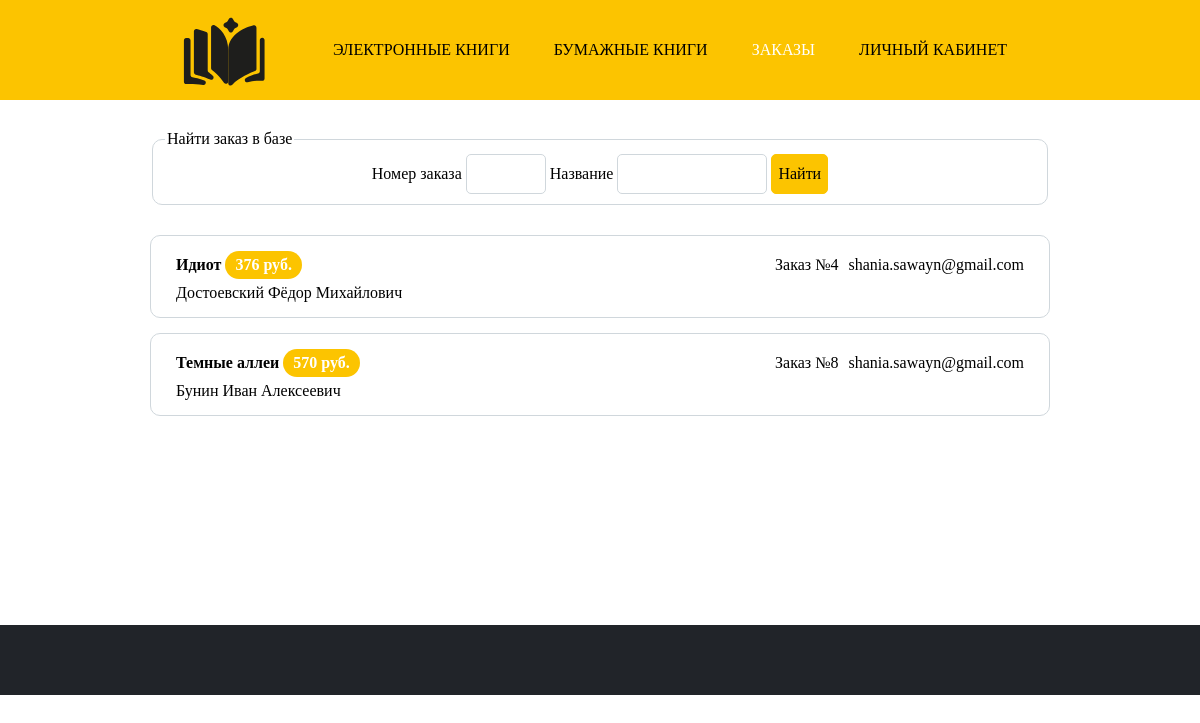
/orders.php (signed in), run on the app's committed database.
### tables this page shows
CREATE TABLE `orders` (
  `id_order` int(10) NOT NULL,
  `id_reader` int(10) NOT NULL,
  `adress` varchar(100) NOT NULL
);

CREATE TABLE `compositions` (
  `id_composition` int(10) NOT NULL,
  `name` varchar(50) NOT NULL,
  `volume_count` int(10) NOT NULL DEFAULT '1',
  `id_genre` int(10) NOT NULL,
  `id_author` int(10) NOT NULL
);

CREATE TABLE `copies` (
  `id_copy` int(10) NOT NULL,
  `id_composition` int(10) NOT NULL,
  `copy_count` int(10) NOT NULL,
  `publisher` int(10) NOT NULL,
  `publish_year` year(4) NOT NULL,
  `id_storage` int(10) NOT NULL,
  `price` int(10) NOT NULL
);

CREATE TABLE `authors` (
  `id_author` int(10) NOT NULL,
  `full_name` varchar(35) NOT NULL,
  `country` varchar(25) NOT NULL,
  `life_years` varchar(9) NOT NULL
);

CREATE TABLE `readers` (
  `id_reader` int(10) NOT NULL,
  `full_name` varchar(50) NOT NULL,
  `email` varchar(25) NOT NULL,
  `password` varchar(25) NOT NULL,
  `grants` varchar(5) NOT NULL DEFAULT 'user'
);

### orders.php (the view, shortened to what this page needs)
<!DOCTYPE html>
<html lang="ru">
<head>
    <link rel="stylesheet" href="css/styles.css" type="text/css">
</head>
<body>
    <header>
        <div class="logo">
            <img src="images/logo.svg" alt="">
        </div>
        <div class="menu">
            <ul>
                <li><a href="e_books.php">электронные книги</a></li>
                <li><a href="copies.php">бумажные книги</a></li>
                <li><a href="orders.php" class="active">заказы</a></li>
                <li><a href="account.php">личный кабинет</a></li>
            </ul>
        </div>
    </header>
    <main>
        <? include("php/connect.php"); ?>
        <fieldset>
            <legend>Найти заказ в базе</legend>
            <form action="orders.php" method="post">
                <label for="number">
                    Номер заказа <input type="number" name="number" id="number" value="">
                </label>
                <label for="name">
                    Название <input type="text" name="name" id="name" value="">
                </label>
                <button type="submit">Найти</button>
            </form>
        </fieldset>
        <?
        $sql = "SELECT ord.id_order, cm.name AS book_name, au.full_name, rd.email, cp.price FROM orders ord, compositions cm, authors au, copies cp, sold_copies sc, readers rd WHERE cp.id_composition = cm.id_composition AND cm.id_author = au.id_author AND ord.id_order = sc.id_order AND sc.id_copy = cp.id_copy AND ord.id_reader = rd.id_reader";
        if ($_SESSION['grants'] == 'user') $sql .= " AND rd.id_reader = " . $_SESSION['id'];
        $query = $connect -> query($sql);
        while ($result = mysqli_fetch_array($query)): ?>
        <section class="book">
            <div class="book-info">
                <p class="book-name">
                    <? echo $result['book_name'] ?>
                    <span class="book-page"><? echo $result['price'] ?> руб.</span>
                </p>
                <p><? echo $result['full_name'] ?></p>
            </div>
            <p class="order-num">Заказ №<? echo $result['id_order'] ?></p>
            <p class="reader"><? echo $result['email'] ?></p>
        </section>
        <? endwhile; ?>
    </main>
    <footer></footer>
</body>
</html>

### css/styles.css (style rules this page uses)
html, body, p { margin: 0; padding: 0; font-family: Comfortaa, serif; font-size: 16px; }
img { width: 100%; height: 100%; }
input, select { width: 150px; box-sizing: border-box; height: 40px; padding: 10px; border: 1px solid #d0d7dc; border-radius: 5px; }
input[type="number"] { width: 80px; }
button { height: 40px; background-color: #fcc400; border: 1px solid #fcc400; border-radius: 5px; font-family: Comfortaa, serif; font-size: 16px; }
header { width: 100%; background-color: #fcc400; display: flex; justify-content: center; }
.logo { width: 100px; height: 100px; }
.menu { display: flex; align-items: center; }
.menu li { display: inline-block; line-height: 40px; text-transform: uppercase; font-size: 16px; padding: 0 20px; }
.menu li a { color: black; text-decoration: none; }
.menu li .active { color: white; }
main { width: 75%; height: auto; min-height: 525px; margin: 0 auto; padding: 30px 0; box-sizing: border-box; }
fieldset { display: flex; justify-content: center; column-gap: 10px; margin-bottom: 30px; border: 1px solid #d0d7dc; border-radius: 10px; }
.book { width: 100%; padding: 15px 25px; margin-bottom: 15px; border: 1px solid #d0d7dc; border-radius: 10px; position: relative; display: flex; align-items: center; gap: 10px; box-sizing: border-box; }
.book:last-child { margin-bottom: 0; }
.book-info { flex-grow: 1; }
.book-name { margin-bottom: 5px; font-weight: bold; }
.book-page, .order-price { display: inline-block; padding: 5px 10px; background-color: #fcc400; border-radius: 20px; color: white; }
.book-genre, .order-num, .reader { display: inline-block; padding: 5px 0; align-self: flex-start; }
footer { width: 100%; height: 70px; background-color: #212429; }

### data on the page
orders: compositions.name "Идиот", copies.price "376", authors.full_name "Достоевский Фёдор Михайлович", id_order "4", id_reader.email "shania.sawayn@gmail.com"
orders: compositions.name "Темные аллеи", copies.price "570", authors.full_name "Бунин Иван Алексеевич", id_order "8", id_reader.email "shania.sawayn@gmail.com"
